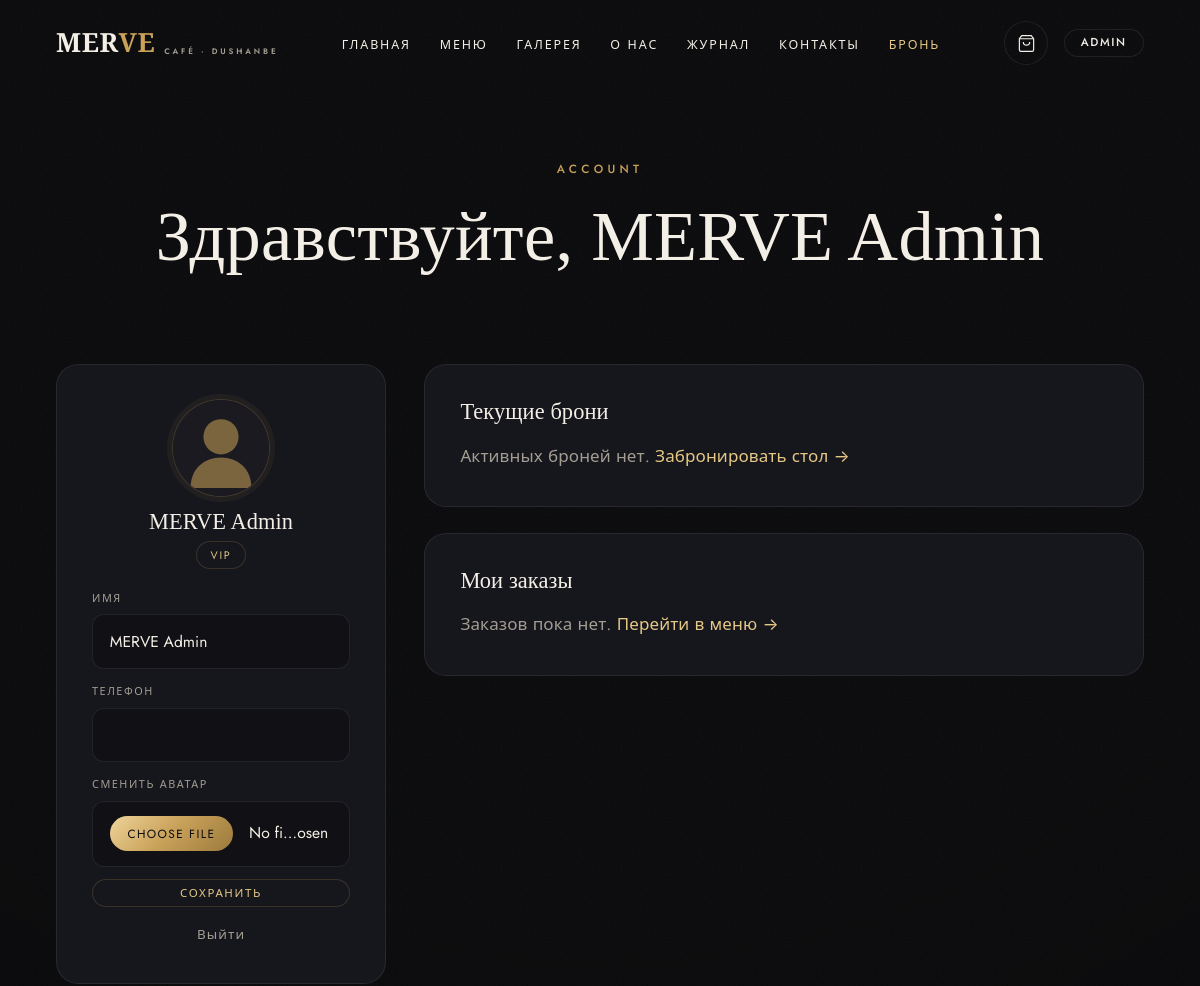
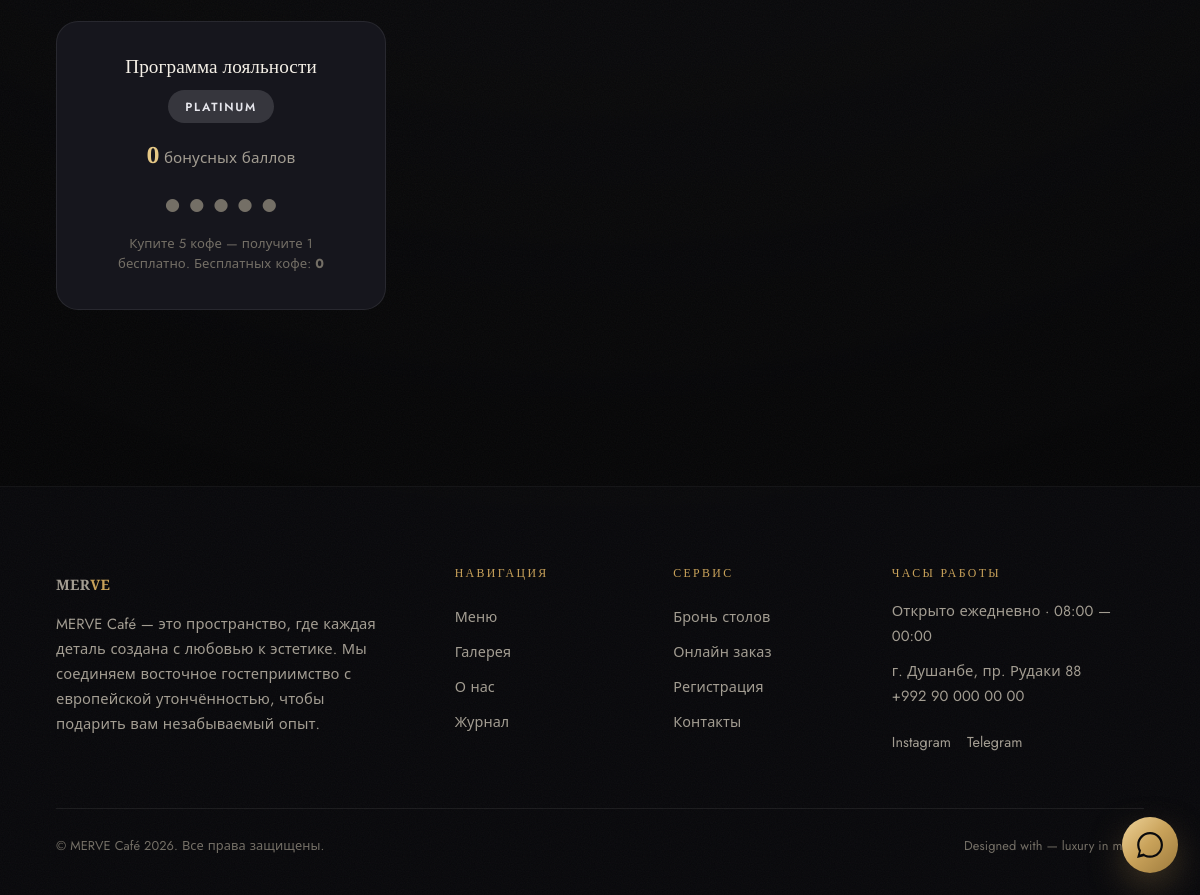
/account (signed in), run on the app's committed database (2 pictures, top to bottom).
### app/models.py (models this page shows, shortened)
class User(UserMixin, db.Model):
    __tablename__ = "users"
    id = db.Column(db.Integer, primary_key=True)
    username = db.Column(db.String(64), unique=True, nullable=False, index=True)
    password_hash = db.Column(db.String(255), nullable=False)
    avatar = db.Column(db.String(255), default="default-avatar.svg")
    role = db.Column(db.String(20), default="customer")  # 'admin' | 'customer'
    full_name = db.Column(db.String(120))
    phone = db.Column(db.String(40))
    is_vip = db.Column(db.Boolean, default=False)
    created_at = db.Column(db.DateTime, default=datetime.utcnow)
    bookings = db.relationship("Booking", backref="user", lazy=True, cascade="all, delete-orphan")
    orders = db.relationship("Order", backref="user", lazy=True, cascade="all, delete-orphan")
    loyalty = db.relationship("LoyaltyPoints", backref="user", uselist=False,
                              cascade="all, delete-orphan")
    notifications = db.relationship("Notification", backref="user", lazy=True,
                                    cascade="all, delete-orphan")
    favorites = db.relationship("Favorite", backref="user", lazy=True,
                                cascade="all, delete-orphan")
    @property
    def is_admin(self) -> bool:
        return self.role == "admin"
    @property
    def points(self) -> int:
        return self.loyalty.points if self.loyalty else 0
    @property
    def avatar_url(self):
        if self.avatar and self.avatar.startswith("http"):
            return self.avatar
        if self.avatar and self.avatar.startswith("default-avatar"):
            return "img/" + self.avatar
        return "uploads/avatars/" + (self.avatar or "default-avatar.svg")

class LoyaltyPoints(db.Model):
    __tablename__ = "loyalty_points"
    id = db.Column(db.Integer, primary_key=True)
    user_id = db.Column(db.Integer, db.ForeignKey("users.id"), nullable=False)
    points = db.Column(db.Integer, default=0)
    coffees_bought = db.Column(db.Integer, default=0)
    free_coffees = db.Column(db.Integer, default=0)
    tier = db.Column(db.String(20), default="Bronze")  # Bronze | Gold | Platinum

class SiteContent(db.Model):
    __tablename__ = "site_content"
    id = db.Column(db.Integer, primary_key=True)
    key = db.Column(db.String(80), unique=True, nullable=False, index=True)
    value = db.Column(db.Text, default="")
    @staticmethod
    def get(key, default=""):
        row = SiteContent.query.filter_by(key=key).first()
        return row.value if row else default

### app/blueprints/account.py (the view)
@account_bp.route("/account")
@login_required
def dashboard():
    bookings = (Booking.query.filter_by(user_id=current_user.id)
                .order_by(Booking.created_at.desc()).all())
    orders = (Order.query.filter_by(user_id=current_user.id)
              .order_by(Order.created_at.desc()).all())
    favorites = Favorite.query.filter_by(user_id=current_user.id).all()
    notes = (Notification.query.filter_by(user_id=current_user.id)
             .order_by(Notification.created_at.desc()).limit(15).all())
    current = [b for b in bookings if b.status != "Rejected"][:5]
    return render_template("account/dashboard.html", bookings=bookings,
                           current=current, orders=orders, favorites=favorites,
                           notes=notes)

### app/models.py (called while the page is built)
@login_manager.user_loader
def load_user(user_id):
    return db.session.get(User, int(user_id))

### app/templates/account/dashboard.html (shortened to what this page needs)
{% extends "base.html" %}
{% block content %}
<header class="page-hero short">
  <div class="container">
    <span class="eyebrow reveal">Account</span>
    <h1 class="page-title reveal">Здравствуйте, {{ current_user.full_name or current_user.username }}</h1>
  </div>
</header>
<section class="section account-section">
  <div class="container account-grid">
    <aside class="account-side reveal">
      <div class="profile-card">
        <img class="avatar-lg" src="{{ url_for('static', filename=current_user.avatar_url) }}" alt="avatar">
        <h3>{{ current_user.full_name or current_user.username }}</h3>
        <span class="role-tag">{{ 'VIP' if current_user.is_vip else 'Гость' }}</span>
        <form method="post" action="{{ url_for('account.update_profile') }}" class="lux-form mini" enctype="multipart/form-data">
          <div class="field"><label>Имя</label><input type="text" name="full_name" value="{{ current_user.full_name or '' }}"></div>
          <div class="field"><label>Телефон</label><input type="tel" name="phone" value="{{ current_user.phone or '' }}"></div>
          <div class="field"><label>Сменить аватар</label><input type="file" name="avatar" accept="image/*" class="file-input"></div>
          <button class="btn btn-outline btn-block btn-sm">Сохранить</button>
        </form>
        <a href="{{ url_for('auth.logout') }}" class="logout-link">Выйти</a>
      </div>
      {% set goal = 5 %}
      {% set bought = (current_user.loyalty.coffees_bought if current_user.loyalty else 0) %}
      <div class="loyalty-card">
        <h4>Программа лояльности</h4>
        <div class="loyalty-tier tier-{{ (current_user.loyalty.tier if current_user.loyalty else 'Bronze')|lower }}">
          {{ current_user.loyalty.tier if current_user.loyalty else 'Bronze' }}
        </div>
        <p class="points-line"><b>{{ current_user.points }}</b> бонусных баллов</p>
        <div class="coffee-track">
          {% for n in range(goal) %}
          <span class="bean {{ 'on' if (bought % goal) > n else '' }}">●</span>
          {% endfor %}
        </div>
        <p class="hint">Купите {{ goal }} кофе — получите 1 бесплатно. Бесплатных кофе: <b>{{ current_user.loyalty.free_coffees if current_user.loyalty else 0 }}</b></p>
      </div>
    </aside>
    <div class="account-main">
      <div class="acc-block reveal">
        <h3>Текущие брони</h3>
        {% if current %}
        <table class="acc-table">
          <thead><tr><th>Дата</th><th>Время</th><th>Гостей</th><th>Тип</th><th>Статус</th></tr></thead>
          <tbody>
          {% for b in current %}
            <tr>
              <td>{{ b.res_date.strftime('%d.%m.%Y') }}</td>
              <td>{{ b.res_time }}</td>
              <td>{{ b.guests }}</td>
              <td>{{ 'VIP' if b.is_vip else 'Обычный' }}</td>
              <td><span class="pill {{ b.status|lower }}">{{ b.status }}</span></td>
            </tr>
          {% endfor %}
          </tbody>
        </table>
        {% else %}
        <p class="muted">Активных броней нет. <a href="{{ url_for('booking.booking') }}">Забронировать стол →</a></p>
        {% endif %}
      </div>
      <div class="acc-block reveal">
        <h3>Мои заказы</h3>
        {% if orders %}
        <table class="acc-table">
          <thead><tr><th>№</th><th>Дата</th><th>Сумма</th><th>Статус</th><th></th></tr></thead>
          <tbody>
          {% for o in orders %}
            <tr>
              <td>#{{ o.id }}</td>
              <td>{{ o.created_at.strftime('%d.%m.%Y') }}</td>
              <td>{{ o.total|int }} сом.</td>
              <td><span class="pill status">{{ o.status }}</span></td>
              <td><a class="link-arrow" href="{{ url_for('orders.track', oid=o.id) }}">Отследить</a></td>
            </tr>
          {% endfor %}
          </tbody>
        </table>
        {% else %}
        <p class="muted">Заказов пока нет. <a href="{{ url_for('menu.menu') }}">Перейти в меню →</a></p>
        {% endif %}
      </div>
    </div>
  </div>
</section>
{% endblock %}

### app/templates/partials/footer.html
<footer class="footer">
  <div class="container">
    <div class="footer-grid">
      <div>
        <a class="brand" href="{{ url_for('main.index') }}"><span>MER<b>VE</b></span></a>
        <p class="lead">{{ site.get('about_text', 'Luxury кафе и ресторан в самом сердце Душанбе. Где вкус, атмосфера и эстетика встречаются.') }}</p>
      </div>
      <div>
        <h5>Навигация</h5>
        <a href="{{ url_for('menu.menu') }}">Меню</a>
        <a href="{{ url_for('main.gallery') }}">Галерея</a>
        <a href="{{ url_for('main.about') }}">О нас</a>
        <a href="{{ url_for('main.blog') }}">Журнал</a>
      </div>
      <div>
        <h5>Сервис</h5>
        <a href="{{ url_for('booking.booking') }}">Бронь столов</a>
        <a href="{{ url_for('menu.menu') }}">Онлайн заказ</a>
        <a href="{{ url_for('auth.register') }}">Регистрация</a>
        <a href="{{ url_for('main.contact') }}">Контакты</a>
      </div>
      <div>
        <h5>Часы работы</h5>
        <p class="lead">{{ site.get('banner_text', 'Открыто ежедневно · 08:00 — 00:00') }}</p>
        <p class="lead">г. Душанбе, пр. Рудаки 88<br>+992 90 000 00 00</p>
        <div style="display:flex;gap:1rem;margin-top:1rem">
          <a href="https://instagram.com" target="_blank" rel="noopener">Instagram</a>
          <a href="https://t.me" target="_blank" rel="noopener">Telegram</a>
        </div>
      </div>
    </div>
    <div class="footer-bottom">
      <span>© {{ BRAND }} {{ 2026 }}. Все права защищены.</span>
      <span>Designed with — luxury in mind.</span>
    </div>
  </div>
</footer>

### data on the page
User: full_name "MERVE Admin", avatar (placeholder picture), is_vip "VIP"
LoyaltyPoints: loyalty "PLATINUM", points "0", coffees_bought 0 (drawn), loyalty "0"
SiteContent: get "MERVE Café — это пространство, где каждая деталь создана с любовью к эстетике. Мы соединяем восточное гостеприимство с европейской утончённостью, чтобы подарить вам незабываемый опыт."
SiteContent: get "Открыто ежедневно · 08:00 — 00:00"

### other printed values
{{ goal }} "5"
{{ BRAND }} "MERVE Café"
{{ 2026 }} "2026"
